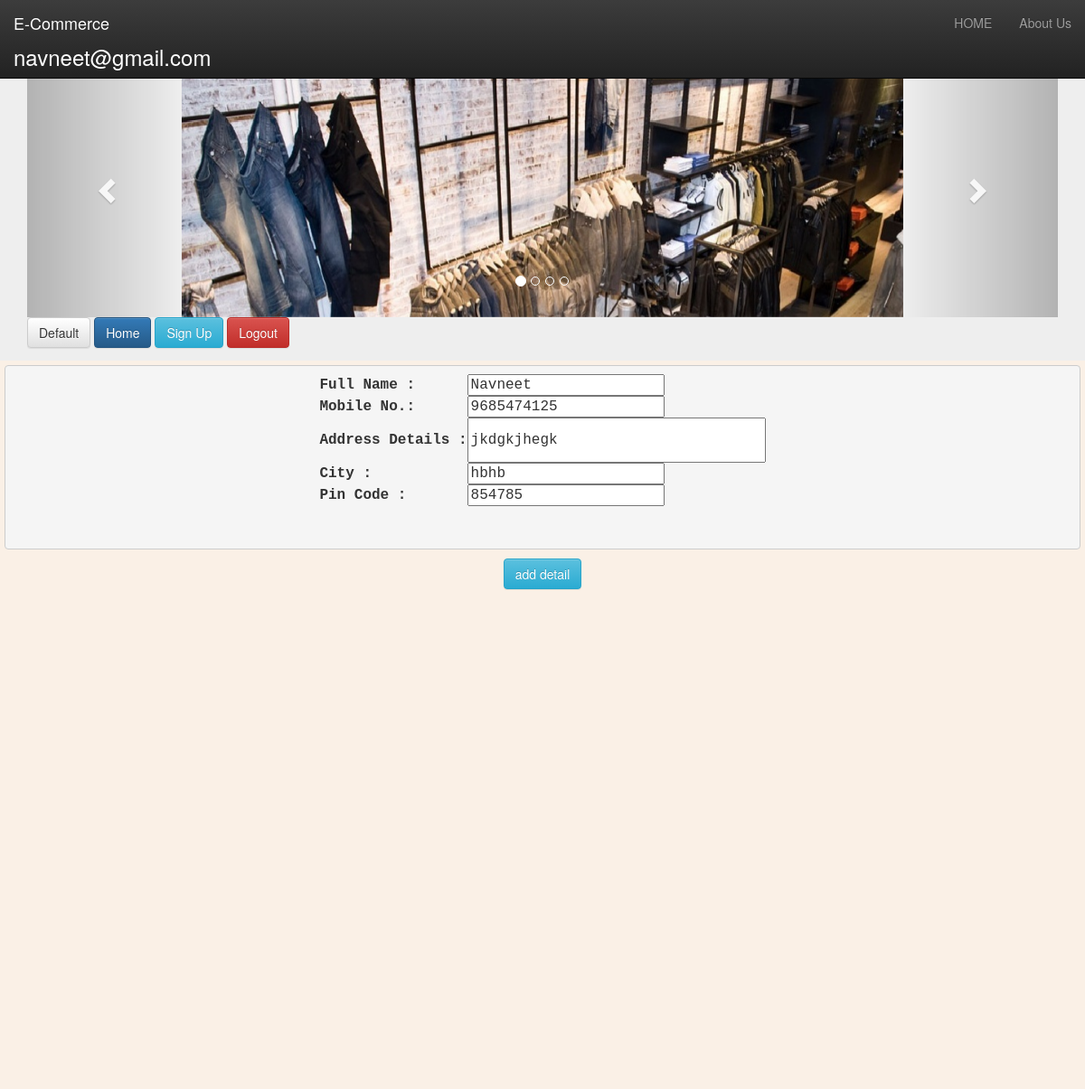
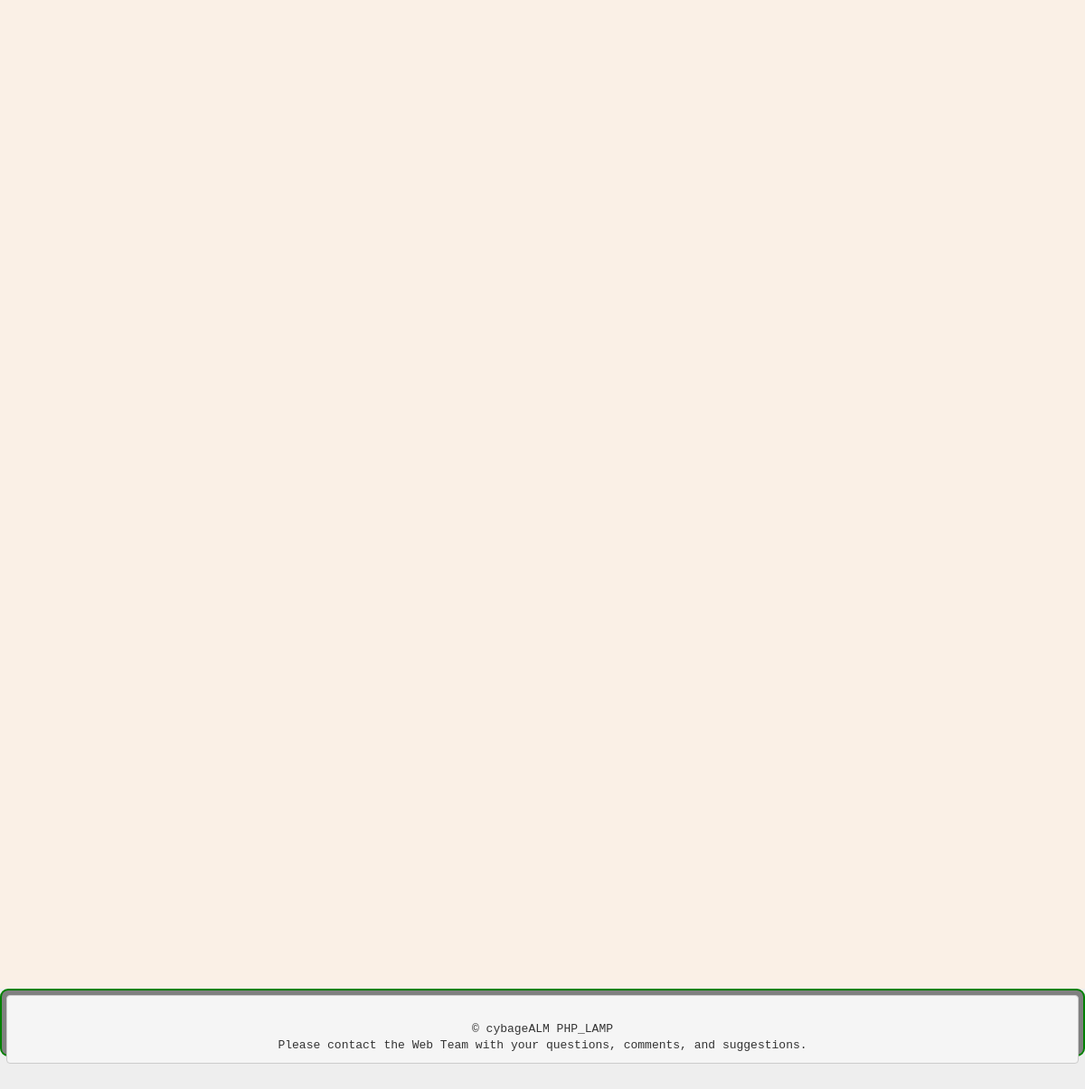
Screenshot of /ecomm_project/updateAddressIncluded.php (signed in) with the database file from the repository (2 pictures, top to bottom).
### tables this page shows
CREATE TABLE IF NOT EXISTS `user_details` (
  `user_detail_id` varchar(15) NOT NULL DEFAULT '0',
  `mobile` varchar(10) NOT NULL,
  `address` varchar(400) NOT NULL,
  `city` varchar(50) NOT NULL,
  `zip` int(6) NOT NULL,
  `user_id` varchar(15) NOT NULL,
  `user_name` varchar(20) NOT NULL,
  PRIMARY KEY (`user_detail_id`),
  KEY `user_id` (`user_id`),
  KEY `user_id_2` (`user_id`)
);

### ecomm_project/Helper.php (called while the page is built, shortened)
<?php
class Helper {
   public $con;
	public function __construct($databasename) {
		try{
		$this->con=new mysqli(Config::HOST, Config::USER, Config::PASSWORD, $databasename);
		} catch(Exception $e){
		echo $e->errorMessage();
		}
	}
	public function read_record($field, $table, $condition) {
		$sql="SELECT $field FROM $table WHERE $condition";
		try {
		$result=$this->con->query($sql);
		if ($result->num_rows==0) {
			return "No rows found";
		} else {
			while ($row=$result->fetch_array(MYSQL_ASSOC)) {
				$data[]=$row;
			}
			return $data;
		 }
		} catch(Exception $e){
		echo $e->errorMessage();
		}
	}
}
$helper=new Helper("ecomm");

### ecomm_project/updateAddressIncluded.php (called while the page is built, shortened)
<?php
include_once "HeaderHtml.php";
include_once "BodyUpdateAddress.php";

### ecomm_project/BodyUpdateAddress.php (the view, shortened to what this page needs)
<?php
include_once ("Helper.php");
$email_id=$_SESSION['email'];
 $result=$helper->read_record("*","user_details","user_id in(select user_id from user where email_id='$email_id' )");
 if(is_array($result)){
 foreach($result as $row){
?>
<div id="body">
<form  action="UpdateAddressDetails.php" method="POST" style="text-align: center;font:xx-large;" theme="simple">
<pre>
<table align="center">
<tr>
<td>
<b>Full Name : </b>
</td>
<td>
<input type="text" name="UserName" id="FullName" value="<?php echo $row['user_name'];?>">
</td>
</tr>
<tr>
<td>
	<b>Mobile No.: </b>
	</td>
<td>
	<input type="text" name="Mobile" id="Mobile" value="<?php echo $row['mobile'];?>">
	</td>
</tr>
<tr>
<td>
	<b>Address Details :</b>
	</td>
<td><input type="text" name="Address" rows="10" cols="30" id="Address" value="<?php echo $row['address'];?>" style="height:50px;width:330px">
</td>
</tr>
<tr>
<td>
	<b>City : </b>
	</td>
<td><input type="text" name="City" id="City" value="<?php echo $row['city'];?>" >
</td>
</tr>
<tr>
<td>
	<b>Pin Code : </b>
	</td>
<td>
	<input type="number" name="PinCode" id="PinCode" value="<?php echo $row['zip'];?>">
	</td>
</tr>
	</table>
	</pre>
	<input type="submit" class="btn btn-info" value="add detail">
</form>
</div>
<?php
}
} else {
include_once "html/Address.html";
}
?>

### ecomm_project/css/bodyCss.css (style rules this page uses)
#body { height:1900; background-color:linen; padding:5px; }

### ecomm_project/css/footerCss.css (style rules this page uses)
#footer { height:75; background-color:grey; padding:5px; border-radius:9px; border:2px solid green; }

### ecomm_project/css/Signin.css (style rules this page uses)
body { padding-top: 40px; padding-bottom: 40px; background-color: #eee; }

### rows the page displays
user_details: UserName "Navneet", Mobile "9685474125", Address "jkdgkjhegk", City "hbhb", PinCode "854785"

### other values shown
$emailid "navneet@gmail.com"
